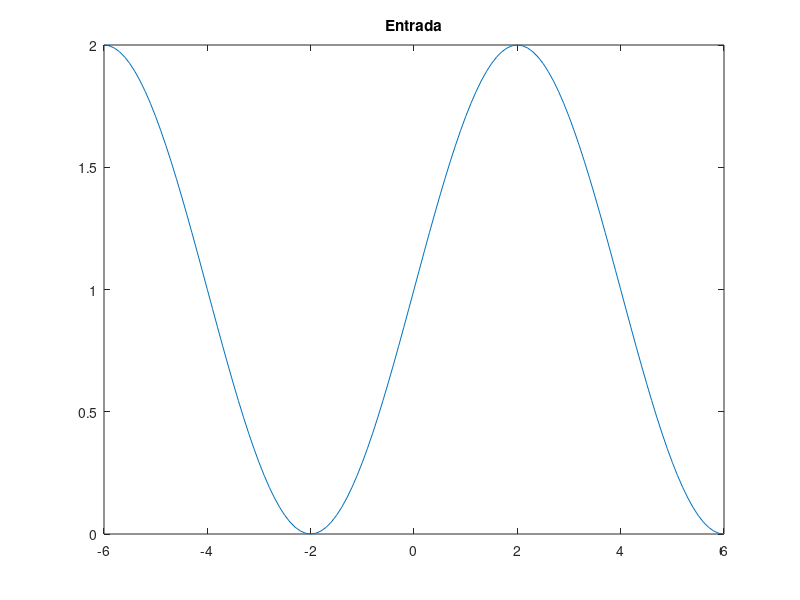

Reproduce this figure in MATLAB. (Note: this script raises an error after producing the figure.)
%%Ejercicio para la clase de Inteligencia Artificial
%%Gibran Zazueta Cruz
%%%Backpropagation  Funcion de -6 a 6
format long
clear
clc
close all

addpath('C:\Users\gba2\Desktop\MCC 2022-I\IA\funciones')
p = -6:0.1:6;
%%Vector de entrada y target
for i=1:length(p)
    t(i) = 1+sin((pi/4) * p(i));
end

figure
plot(p,t); title('Entrada');
%diff()
%Pesos 1ra capa, 2 neuronas de 1 entrada
w1 =[-0.27; -0.41; 0.1];
b1 = [-.48 ;-0.13; 0.1];

%Peso segunda capa, 1 neurona de 2 entradas
w2 = [0.09 -0.17 0.1];
b2 = 0.48;

%%%Funciones y derivadas
syms ft1(x) ft2(y);
ft1(x) = sigmoid(x); 
ft1p = diff(ft1,x);
% der2 = derivada(w1*p(4)+b1)
ft2(x) = x;
ft2p = diff(ft2,x);


alfa=0.01;
e= 1;
epocas=5000;
ecm=zeros(1,epocas);


for k=1:epocas
%%Para cada dato de entrada a 1
    for i=1:size(p,2) 
        a1=sigmoid(w1 * p(i) + b1);   %%%FUNCION 1RA CAPA 
        a2=purelin(w2 * a1 + b2);       %%%FUNCION 2DA CAPA
        %%error
        e = t(i)-a2;
        
       %%%Derivada General
     %%sensibilidad en la salida
%         jac2 = diag(double(ft2p(w2*a1 +b2)));
%         s2= -2*jac2*(e);
%     %%sensibilidad en capas
%         jac1 = diag(double(ft1p(w1*p(i)+b1)));
%         s1 = jac1 * w2'*s2;

        %%%Derivada rapida
        jac1= diag([(1-a1(1))*(a1(1)), (1-a1(2))*(a1(2)), (1-a1(3))*(a1(3))]);
        %jac1 = diag(double(ft1p(w1*p(i)+b1)));
        s2= -2*(1)*(e);
        s1 = jac1 * w2'*s2;
        
        %%nuevos pesos
        w2o=w2; w1o=w1; b2o=b2; b1o=b1;
        w2 = w2o - alfa*s2*a1';
        b2 = b2o - alfa*s2;
        w1 = w1o - alfa*s1*p(i)';
        b1 = b1o - alfa*s1;
        a(i)=a2;
    end
    %ecm
    for i=1:size(p,2) 
        ecm(k)= ecm(k) + (t(i)-a(i))^2;
    end
    ecm(k) = ecm(k)/size(p,2) ;
    ep(k) = k;
end
figure
plot(ep,ecm); title('Error RMS');


w1
w2
% 
% %%Prueba

for i=1:size(p,2)
    test=p(i);
    a_out(i,:)=sigmoid(w1*test' +b1)';
    output(:,i)=purelin(w2*a_out(i,:)' +b2)';
end

figure
plot(p,output);title('Validacion');


